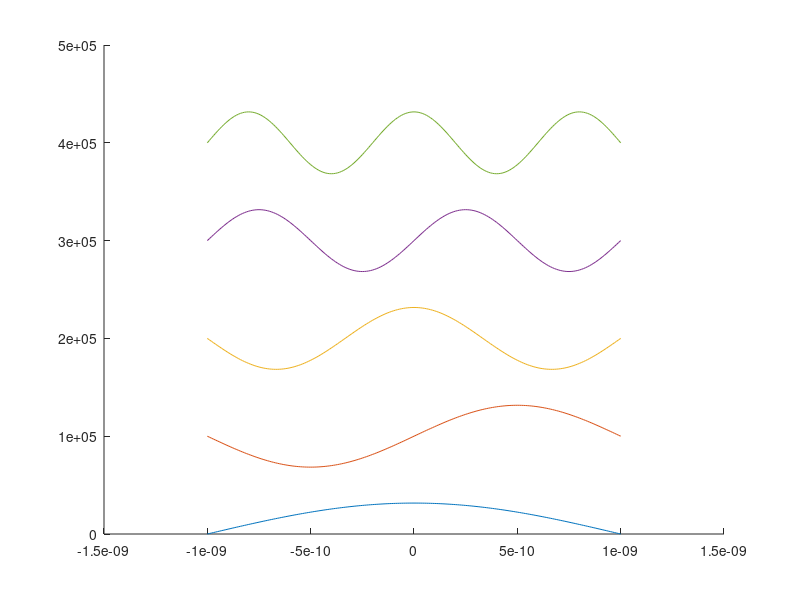
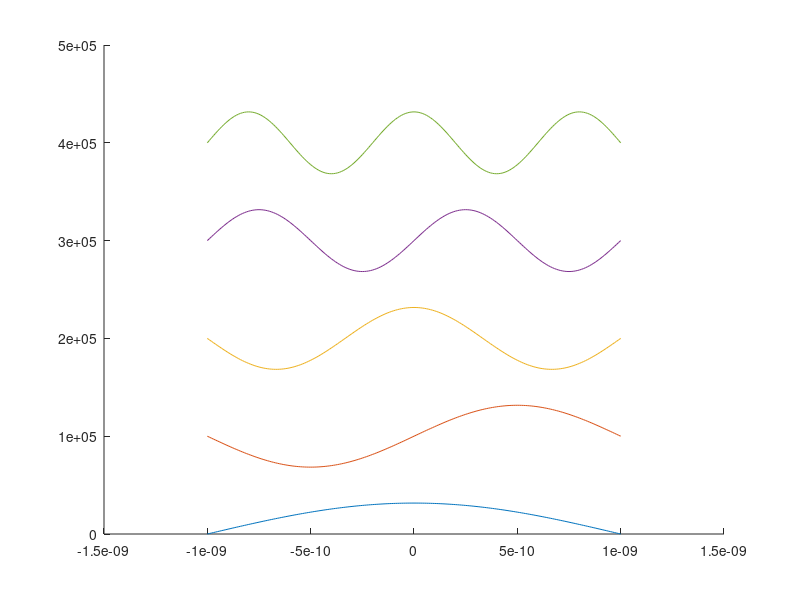

Write the MATLAB code that produced these figures, in order.
% Soll grafik 1: Psi(x)
% Variablen:
%	l
%	x
%	epsilon (= 1)
%	n
%	Psi(x)
% Ausgabe in PS und PDF

% Soll grafik 2: E(n, a)
% Variablen:
%	l
%	epsilon
%	n
%	E(n, a)
% Ausgabe in PS und PDF

%-----Variabeln-----
l = 10^-9;
delta = (l/100);
%x = -l*1.5 : delta : +l*1.5;
x = -l : delta : +l;
n = 1 : 5;
%n = [1, 2];

%-----Verarbeitung-----
m = 9.10938291*10^-31;		% Elektronenmasse
h = 6062606957*10^-34;		% Planck-Konstante
hQuer = h/2*pi;
E = zeros(1, length(n));
Psi = zeros(length(n), length(x));
for ln = n
E(ln) = h^2*ln^2 / (32*m*l^2);
%k = sqrt(2*m*E/(hQuer^2));
%k = ln*pi*x / (2*l);
k = pi/l * (n+1/2);
LamdaP = 1i*k;
LamdaN = -LamdaP;
%y = (exp(LamdaP(ln)*x) + (-1)^(ln+1).*exp(LamdaN(ln)*x)) ./ (2*1i^(ln+1));
if mod(ln, 2) == 0
	y = sin(ln*pi*x/(2*l));
else
	y = cos(ln*pi*x/(2*l));
end
Psi(ln,1:length(x)) = 1/sqrt(l) .* y;
end

%-----Verarbeitung gest�rt-----
gamma = 0.000000000;
epsilon = 5*10^-4;
El = zeros(1, length(n));
H1 = x;
PsiG = zeros(length(n), length(x));
for ln = n
%psi1_l = H1(1:length(x)).*Psi(ln, 1:length(x)) ./ (E(ln)-El(ln));
psi1_l = 1/sqrt(l) * H1(1:length(x)).*Psi(ln, 1:length(x));
PsiG(ln, 1:length(x)) = (1+1i*epsilon*gamma).*Psi(ln, 1:length(x)) ...
						+ epsilon.*psi1_l;
%PsiG(ln, 1:length(x)) = Psi(ln, 1:length(x));
end

%-----Plot grafik 1: Psi(x)-----
clf('reset')			% clear figure
hold on;
%plot(x, )		% Potentialskasten

s = zeros(1, length(n));
for ln = n
%	subplot(length(n), 1, ln)
	plot(x, Psi(ln, 1:length(x)) +(ln-1)*1e05)		% Psi

	s(ln) = sum(Psi(ln, 1:length(x)).^2.*delta);
end

figure
hold on;

sG = zeros(1, length(n));
for ln = n
%	subplot(length(n), 1, ln)
	plot(x, PsiG(ln, 1:length(x)) +(ln-1)*1e05)		% Psi

	sG(ln) = sum(abs(PsiG(ln, 1:length(x))).^2.*delta);
end

print('grafik_1_Psi', '-depsc', '-noui')
%print('grafik_1_Psi', '-dpdf', '-noui')

%-----Plot grafik 2: E(n, a)-----
% figure
% hold on;
% for ln = n
% 	plot(x, E(ln))		% Psis
% end

%print('grafik_2_Energy', '-depsc', '-noui')
%print('grafik_2_Energy', '-dpdf', '-noui')

hold off;




